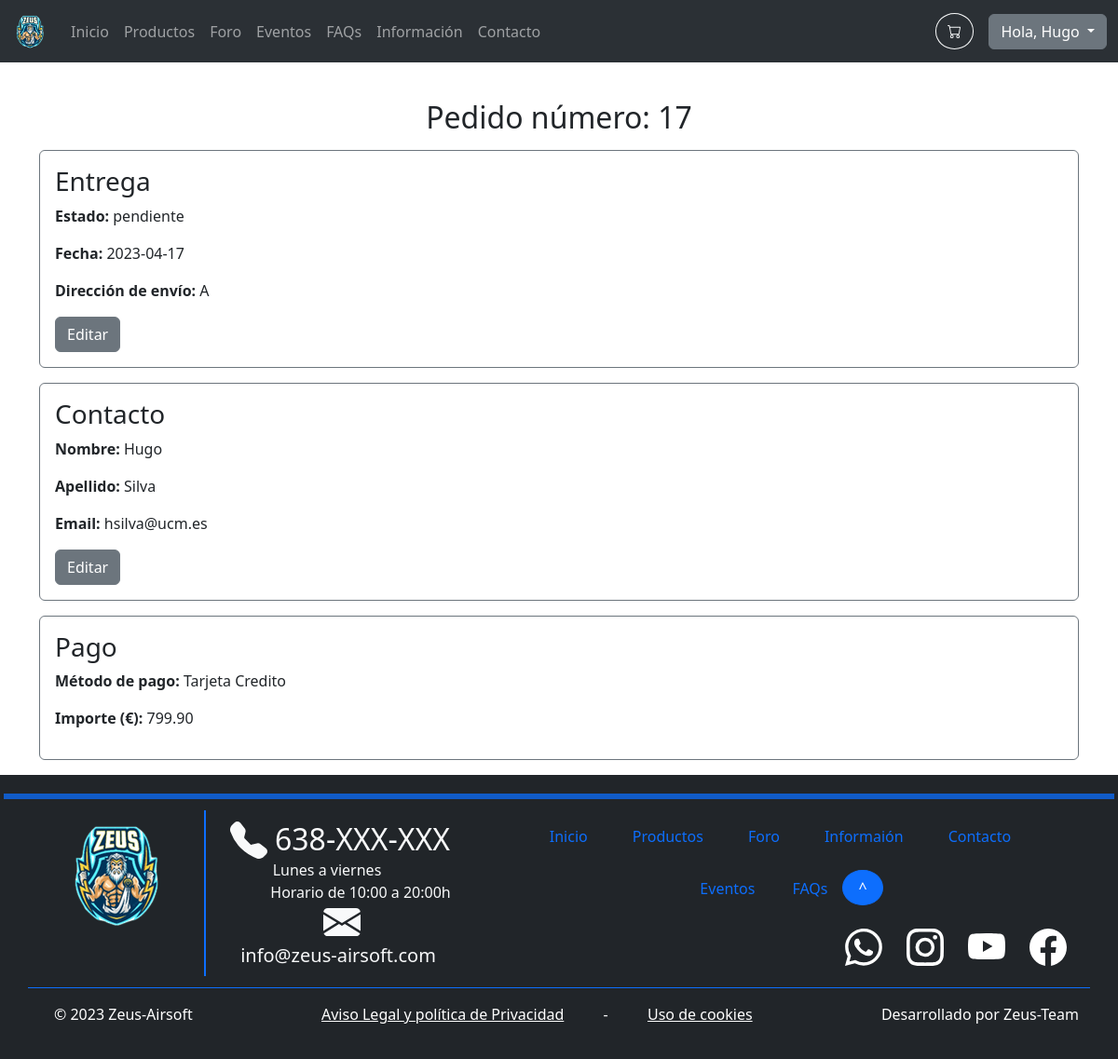
The page /viewOrder.php?orderID=17 (signed in) on the database its author committed.
### tables this page shows
CREATE TABLE `users` (
  `id` int(11) NOT NULL,
  `name` varchar(32) NOT NULL,
  `surname` varchar(64) NOT NULL,
  `email` varchar(320) NOT NULL,
  `passwordHash` char(60) NOT NULL
);

CREATE TABLE `orders` (
  `id` int(11) NOT NULL,
  `number` int(11) NOT NULL,
  `state` varchar(1000) NOT NULL,
  `date` date NOT NULL,
  `amount` decimal(10,2) NOT NULL,
  `quantity` int(11) NOT NULL,
  `paymentMethod` varchar(1000) NOT NULL,
  `address` varchar(1000) NOT NULL
);

### includes/config.php (called while the page is built, shortened)
<?php
spl_autoload_register(function ($class) {
	$namespaceLength = strlen(NAMESPACE_PREFIX);
	$relativeClass = substr($class, $namespaceLength);
	$file = INCLUDES_ROOT . '/' . str_replace('\\', '/', $relativeClass) . '.php';
});

### includes/database/databaseProxy.php (called while the page is built, shortened)
<?php
require_once 'includes/config.php';
class DatabaseProxy
{
    private $m_Connection;
    public function __construct($databaseOptions = array())
    {
        $databaseOptions = array_merge(self::DEFAULT_OPTIONS, $databaseOptions);
        $host = $databaseOptions[self::HOST_KEY];
        $name = $databaseOptions[self::DATABASE_NAME_KEY];
        $username = $databaseOptions[self::USERNAME_KEY];
        $password = $databaseOptions[self::PASSWORD_KEY];
        $PDOOptions = $databaseOptions[self::PDO_OPTIONS_KEY];
        try {
            $this->m_Connection = new PDO("mysql:host=$host;dbname=$name", $username, $password, $PDOOptions);
        } catch (PDOException $e) {
            die('PDO connection error: ' . $e->getMessage());
        }
    }
    public function prepare($query)
    {
        return $this->m_Connection->prepare($query);
    }
}

### includes/Application.php (called while the page is built, shortened)
<?php
require_once 'includes/config.php';
class Application
{
    private static $s_Instance;
    private $m_DatabaseProxy;
    private function __construct()
    {
        $this->m_DatabaseProxy = new DatabaseProxy();
    }
    public static function getInstance() : Application
    {
        if (!isset(self::$s_Instance))
            self::$s_Instance = new Application();
        return self::$s_Instance;
    }
    public function getDatabaseProxy() : DatabaseProxy
    {
        return $this->m_DatabaseProxy;
    }
}

### includes/DTO/userDTO.php (called while the page is built, shortened)
<?php
require_once 'includes/config.php';
class UserDTO extends DTO
{
    private $m_ID;
    private $m_Name;
    public function getID()
    {
        return $this->m_ID;
    }
    public function getName()
    {
        return $this->m_Name;
    }
}

### includes/DAO/DAO.php (called while the page is built, shortened)
<?php
require_once 'includes/config.php';
abstract class DAO
{
    public function __construct($tableName)
    {
        $this->m_DatabaseProxy = Application::getInstance()->getDatabaseProxy();
    }
}

### includes/DAO/orderDAO.php (called while the page is built, shortened)
<?php
require_once 'includes/config.php';
class OrderDAO extends DAO
{
    public function getOrderForUser($userID): array
    {
        $query = 'SELECT o.id AS orderID,  o.state AS stateO, o.date AS dateO, o.amount AS amountO, o.quantity AS quantityO, o.paymentMethod AS paymentMethodO, o.address AS addressO
        FROM orders o
        INNER JOIN users_orders uo ON o.id = uo.orderID
        WHERE uo.userID = :userID';
        $statement = $this->m_DatabaseProxy->prepare($query);
        $statement->bindParam(':userID', $userID);
        $statement->execute();
        return $statement->fetchAll();
    }
}

### includes/DAO/UserDAO.php (called while the page is built, shortened)
<?php
require_once 'includes/config.php';
class UserDAO extends DAO
{
    public function getContact($userID): array
    {
        $query = 'SELECT name AS userName, surname AS sur, email AS em
        FROM users
        WHERE id = :userID';
        $statement = $this->m_DatabaseProxy->prepare($query);
        $statement->bindParam(':userID', $userID);
        $statement->execute();
        return $statement->fetchAll();
    }
}

### viewOrder.php (the view, shortened to what this page needs)
<?php
require_once 'includes/config.php';
$userID = $_SESSION['user']->getID();
$orderID = $_GET['orderID'];
$orderDAO = new OrderDAO;
$results = $orderDAO->getOrderForUser($userID);
$userDAO = new UserDAO;
$users = $userDAO->getContact($userID);
?>
<div class="container">
    <br>
    <?php foreach ($results as $result) :
        if ($result['orderID'] == $orderID) : ?>
            <h2 class="m-3 d-flex justify-content-center">Pedido número: <?php echo $orderID ?></h2>
            <div class="border border-secondary rounded p-3 mb-3">
                <h3>Entrega</h3>
                <p><strong>Estado: </strong><?php echo $result['stateO']; ?></p>
                <p><strong>Fecha: </strong><?php echo $result["dateO"]; ?></p>
                <?php if (isset($_POST['edit_address'])) : ?>
                    <form method="post">
                        <p><strong>Dirección de envío: </strong><input type="text" name="address" value="<?php echo $result['addressO']; ?>"></p>
                        <button type="submit" name="save_address" class="btn btn-primary">Guardar</button>
                        <button type="submit" name="cancel_edit" class="btn btn-secondary">Cancelar</button>
                    </form>
                <?php else : ?>
                    <p><strong>Dirección de envío: </strong><?php echo $result["addressO"]; ?></p>
                    <form method="post">
                        <?php if ($result["stateO"] == "pendiente" || $result["stateO"] == "en proceso") : ?>
                            <td>
                                <button type="submit" name="edit_address" class="btn btn-secondary">Editar</button>
                            </td>
                        <?php else : ?>
                            <td></td>
                        <?php endif; ?>
                    </form>
                <?php endif; ?>
            </div>
            <div class="border border-secondary rounded p-3 mb-3">
                <h3>Contacto</h3>
                <?php foreach ($users as $user) : ?>
                    <p><strong>Nombre: </strong><?php echo $user['userName'] ?></p>
                    <p><strong>Apellido: </strong><?php echo $user['sur'] ?></p>
                    <?php if (isset($_POST['edit_email'])) : ?>
                        <form method="post">
                            <p><strong>Email</strong><input type="text" name="email" value="<?php echo $user['em'];  ?>"></p>
                            <button type="submit" name="save_email" class="btn btn-primary">Guardar</button>
                            <button type="submit" name="cancel_edit" class="btn btn-secondary">Cancelar</button>
                        </form>
                    <?php else : ?>
                        <p><strong>Email: </strong><?php echo $user['em']; ?></p>
                        <form method="post">
                            <?php if ($result["stateO"] == "pendiente" || $result["stateO"] == "en proceso") : ?>
                                <td>
                                    <button type="submit" name="edit_email" class="btn btn-secondary">Editar</button>
                                </td>
                            <?php else : ?>
                                <td></td>
                            <?php endif; ?>
                        </form>
                    <?php endif; ?>
                <?php endforeach; ?>
            </div>
            <div class="border border-secondary rounded p-3 mb-3">
                <h3>Pago</h3>
                <p><strong>Método de pago: </strong><?php echo $result["paymentMethodO"]; ?></p>
                <p><strong>Importe (€): </strong><?php echo $result["amountO"]; ?></p>
            </div>
        <?php break;
        endif; ?>
    <?php endforeach; ?>
</div>
<?php
require_once INCLUDES_ROOT . '/templates/default_template.php';
?>

### includes/common/navbar.php (shortened to what this page needs)
<?php
require_once 'includes/config.php';
$current_page = basename($_SERVER['PHP_SELF']);
$logoPath = 'images/logo.png';
$menu = array(
    "index.php" => 'Inicio',
    "products.php" => 'Productos',
    "forum.php" => 'Foro',
    "events.php" => 'Eventos',
    "faqs.php" => 'FAQs',
    "information.php" => 'Información',
    "contact.php" => 'Contacto'
);
?>
<nav class="navbar navbar-dark bg-dark navbar-expand-lg bg-body-tertiary" data-bs-theme="dark">
    <div class="container-fluid">
        <a class="navbar-brand" href="index.php">
            <img src="<?= $logoPath ?>" alt="Logo" width="40" height="40" class="d-inline-block align-text-top">
        </a>
        <div class="collapse navbar-collapse" id="navbarText">
            <ul class="navbar-nav me-auto mb-2 mb-lg-0 justify-content-center">
                <?php foreach ($menu as $key => $value) : ?>
                    <li class="nav-item">
                        <a class="nav-link<?= $key == $current_page ? ' active' : '' ?>" href="<?= $key ?>"><?= $value ?></a>
                    </li>
                <?php endforeach ?>
            </ul>
            <form action="shoppingCart.php">
                <button type="submit" class="rounded-circle btn btn-outline-light me-3 pt-1">
                </button>
            </form>
            <?php if (isset($_SESSION["user"])) : ?>
                <div class="dropdown">
                    <button class="btn btn-secondary dropdown-toggle" type="button" data-bs-toggle="dropdown" aria-expanded="false">
                        Hola, <?= $_SESSION["user"]->getName() ?>
                    </button>
                </div>
            <?php endif ?>
        </div>
    </div>
</nav>

### rows shown on the page
users: name "Hugo", surname "Silva", email "hsilva@ucm.es"
orders: state "pendiente", date "2023-04-17", address "A", shows "Editar", paymentMethod "Tarjeta Credito", amount "799.90"

### other values the page prints
$value "Inicio"
$value "Productos"
$value "Foro"
$value "Eventos"
$value "FAQs"
$value "Información"
$value "Contacto"
